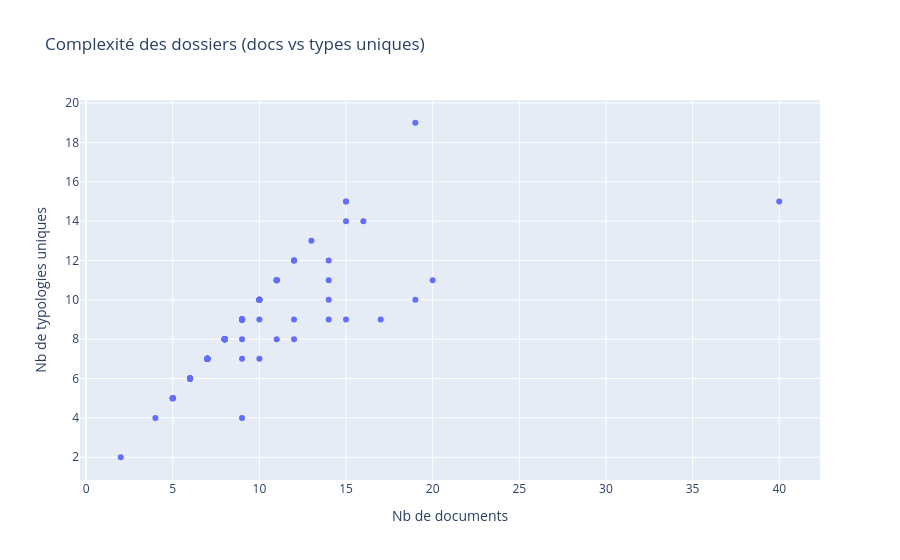

Notebook cell for this chart:
### Code cell
stats = df_files.groupby("idContract").agg(
    total_docs=("codeTypology", "count"),
    unique_types=("codeTypology", "nunique")
).reset_index()

fig = px.scatter(stats, x="total_docs", y="unique_types",
                 hover_data=["idContract"],
                 title="Complexité des dossiers (docs vs types uniques)",
                 labels={"total_docs": "Nb de documents", "unique_types": "Nb de typologies uniques"})
fig.show()
